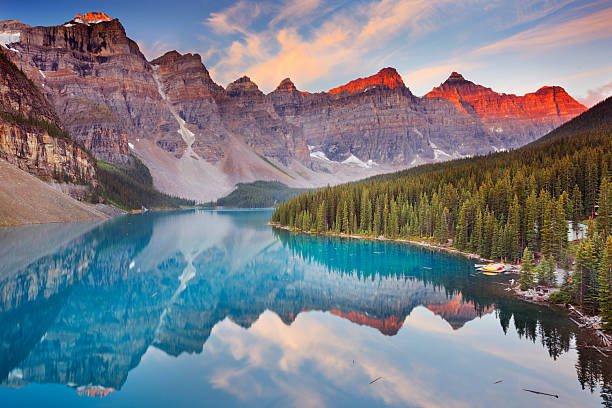
#> input picture nature.jpg, 612 x 408 px
$ jupyter execute exp7dip.ipynb
#> lines starting #> are read from the running program, lines starting #| are printed output that depends on the picture
<a href="https://colab.research.google.com/github/harshulaxman/Edge-Linking-using-Hough-Transformm/blob/main/exp7dip.ipynb" target="_parent"></a>

[cell 1]
import numpy as np
import cv2
import matplotlib.pyplot as plt

gray = cv2.imread('nature.jpg', cv2.IMREAD_GRAYSCALE)
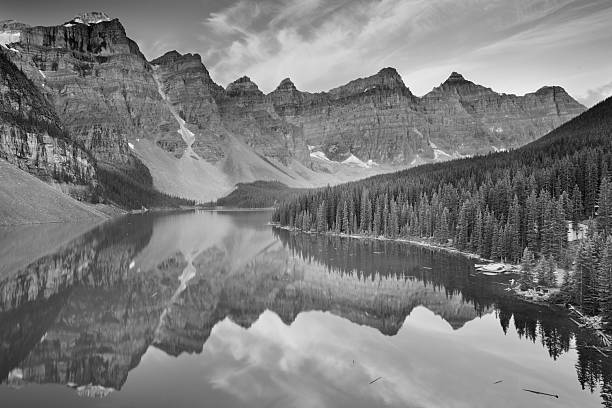
#> gray: shape (408, 612); min 0, max 255, mean 124.3
img_color = cv2.imread('nature.jpg', cv2.IMREAD_COLOR)
#> img_color is the input picture: shape (408, 612, 3); mean B, G, R 133.1, 124.8, 120.3
img_c = cv2.cvtColor(img_color, cv2.COLOR_BGR2RGB)
gray_rgb = cv2.cvtColor(gray, cv2.COLOR_GRAY2RGB)

gray = cv2.GaussianBlur(gray, (3, 3), 0)

plt.figure(figsize=(13, 13))
plt.subplot(1, 2, 1)
plt.imshow(img_c)
plt.title("Original Image")
plt.axis("off")
plt.subplot(1, 2, 2)
plt.imshow(gray_rgb, cmap='gray')
plt.title("Gray Image")
plt.axis("off")
plt.show()
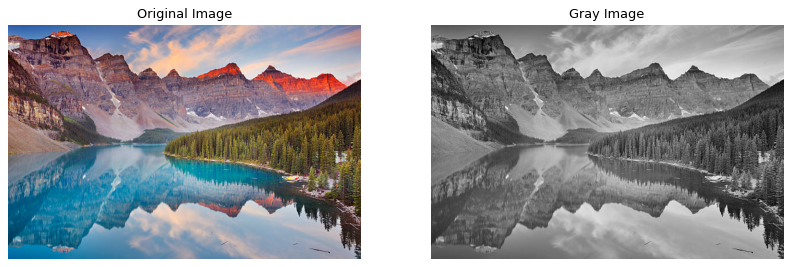
#> figure drawn by matplotlib, 2 panels

[cell 2]
canny = cv2.Canny(gray, 120, 150)
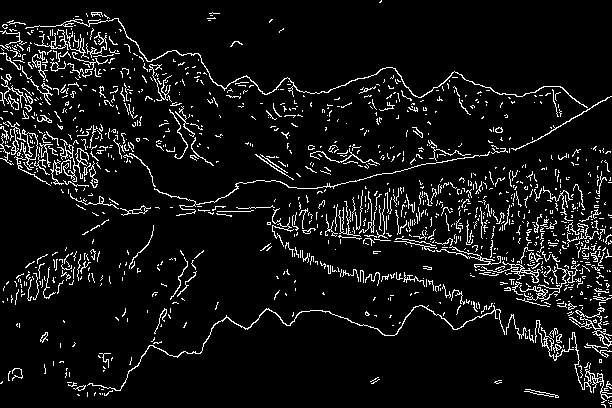
#> canny: shape (408, 612); 7.2% white in thin lines or dots

plt.imshow(canny, cmap='gray')
plt.title("Canny Edge Detector")
plt.axis("off")
plt.show()

[cell 3]
lines = cv2.HoughLinesP(canny, 1, np.pi/180, threshold=80, minLineLength=50, maxLineGap=250)
#> lines = 56 rows, first 6: [4, 156, 609, 285], [1, 31, 603, 324], [4, 31, 605, 324], [5, 160, 582, 283], [63, 30, 608, 384], [2, 135, 608, 242]

for line in lines:
    x1, y1, x2, y2 = line[0]
    cv2.line(img_c, (x1, y1), (x2, y2), (255, 0, 0), 3)
#> this loop made 56 passes
#> (x1, y1, x2, y2) on passes 1 to 12: (4, 156, 609, 285), (1, 31, 603, 324), (4, 31, 605, 324), (5, 160, 582, 283), (63, 30, 608, 384), (2, 135, 608, 242), (7, 153, 605, 280), (1, 158, 607, 286), (82, 208, 611, 217), (13, 42, 606, 384), (1, 138, 611, 235), (94, 393, 610, 96)
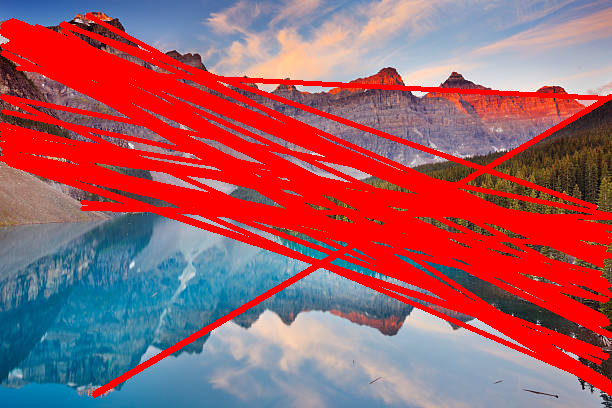
#> img_c: shape (408, 612, 3); mean R, G, B 162.4, 91.7, 101.1

plt.imshow(img_c)
plt.title("Result Image")
plt.axis("off")
plt.show()
